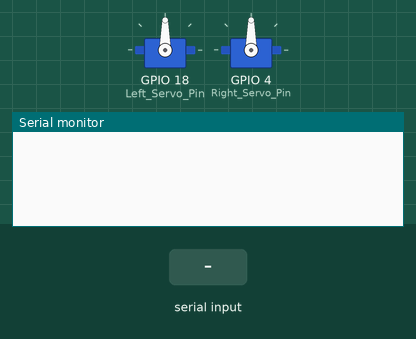
A sketch run on a simulated ESP32. On the bench: 2 × servo, the last lines printed to the serial monitor. The inputs (shaded band) are chosen by the test bench.

Above: at 1.2 s.
1.3 s: "90,45\n" received over Serial
At 2.3 s:
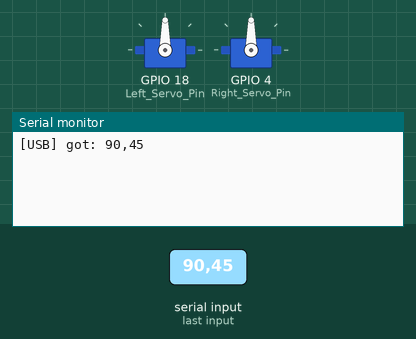
2.8 s: "90,45\n" received over the second serial link
At 3.5 s:
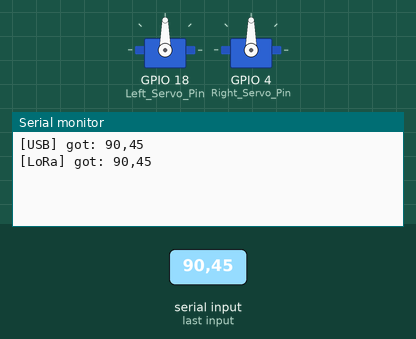
4.3 s: "5\n" received over Serial
At 4.7 s:
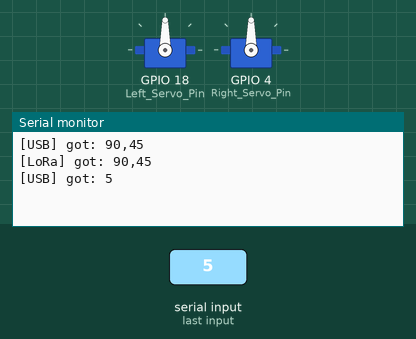
5.8 s: "5\n" received over the second serial link
At 7.0 s:
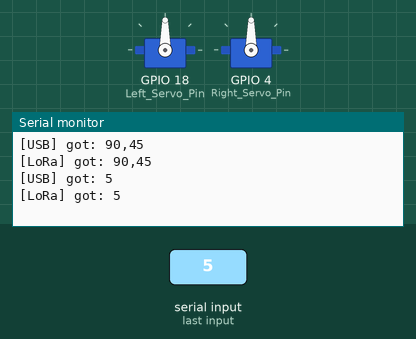
7.3 s: "1,90,45\n" received over Serial
At 8.1 s:
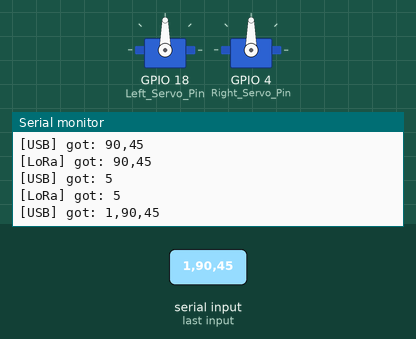
8.8 s: "1,90,45\n" received over the second serial link
At 9.3 s:
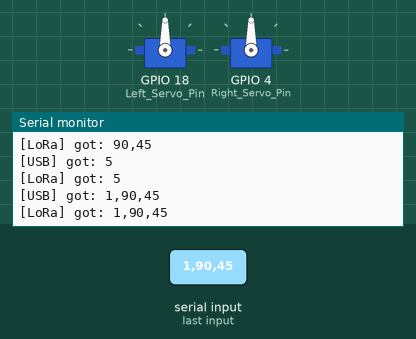

The sketch:

Main.ino
```cpp
#include <ESP32Servo.h>

void Serial_Start();
void Receive();
void Translation();


#define Left_Servo_Pin 18
#define Right_Servo_Pin 4
#define Step_Size 5

#define LORA Serial2

Servo Left_Servo;
Servo Right_Servo;


unsigned long Start_Time = 0;
int Speed;
int Goal_Time;

int Goal_Position;
int Goal_Left_Servo;
int Goal_Right_Servo;
int Current_Position_Left;
int Current_Position_Right;

String Command;

char Part;
char Specific_Part;


void setup() {
  Serial_Start();
  Goal_Left_Servo = 90;
  Goal_Right_Servo = 90;
  Current_Position_Left = 90;
  Current_Position_Right = 90;
  Left_Servo.write(90);
  Right_Servo.write(90);
}


void loop() {
  Update();
  Receive();

  if (Command.length() < 2) {
    Command = "";
    return;
  }

  Translation();
  Selection();
  Command = "";


}
```

Functions.ino
```cpp
void Serial_Start() {
  Serial.begin(115200);
  LORA.begin(9600, SERIAL_8N1, 16, 17);
  Left_Servo.attach(Left_Servo_Pin);
  Right_Servo.attach(Right_Servo_Pin);


}


 void Receive() {

    if (LORA.available()) {
      Command = LORA.readStringUntil('\n');
      Command.trim();
      Serial.print("[LoRa] got: ");
      Serial.println(Command);
    }
    else if (Serial.available()) {
      Command = Serial.readStringUntil('\n');
      Command.trim();
      Serial.print("[USB] got: ");
      Serial.println(Command);
    }

  }


   void Translation() {
     if (Command[0] == 'V') {
    Speed = Command.substring(1).toInt();
    Serial.print("Speed is now ");
    Serial.println(Speed);
    Part = 0;
    return;
  }

  Part   = Command[0];
  Specific_Part = Command[1];
  Goal_Position = Command.substring(2).toInt();
  }

  void Selection() {
    switch (Part) {
      case 'S':
        Servo_Instructions();
        break;

    }

  }

  void Servo_Instructions() {
    switch(Specific_Part) {
      case 'L':
        Goal_Left_Servo = Goal_Position;
        break;
      case 'R':
        Goal_Right_Servo = Goal_Position;
        break;
      case 'M':
        Goal_Right_Servo = Goal_Position;
        Goal_Left_Servo = Goal_Position;
        break;


    }
  }


  bool Wait() {

    if (millis() - Start_Time < Speed) {

      return false;
    }
    else {
      Start_Time = millis();
      return true;
    }


  }


void Update() {
  Update_Arm();

}


void Update_Arm() {
  if (Wait()) {
    if (Current_Position_Left != Goal_Left_Servo) {
      if (Current_Position_Left > Goal_Left_Servo) {
       Current_Position_Left = max(Current_Position_Left - Step_Size, Goal_Left_Servo);
     }
     else {
       Current_Position_Left = min(Current_Position_Left + Step_Size, Goal_Left_Servo);
     }
     Left_Servo.write(Current_Position_Left);
     }

    if (Current_Position_Right != Goal_Right_Servo) {
      if (Current_Position_Right > Goal_Right_Servo) {
       Current_Position_Right = max(Current_Position_Right - Step_Size, Goal_Right_Servo);
     }
     else {
       Current_Position_Right = min(Current_Position_Right + Step_Size, Goal_Right_Servo);
     }
     Right_Servo.write(180 - Current_Position_Right);
     }


  }


  }
```

Measured:
- after the input at 1.3 s, the serial monitor: prints a new line at once (image 1)
- after the input at 2.8 s, the serial monitor: prints a new line at once (image 2)
- after the input at 4.3 s, the serial monitor: prints a new line at once (image 3)
- after the input at 5.8 s, the serial monitor: prints a new line at once (image 4)
- after the input at 7.3 s, the serial monitor: prints a new line at once (image 5)
- after the input at 8.8 s, the serial monitor: prints a new line at once (image 6)
